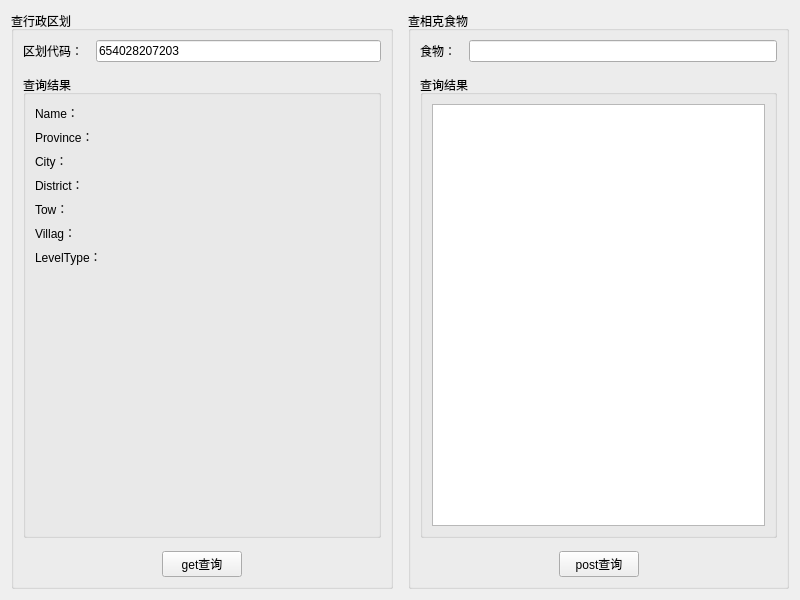
<?xml version="1.0" encoding="UTF-8"?>
<ui version="4.0">
 <class>Widget</class>
 <widget class="QWidget" name="Widget">
  <property name="geometry">
   <rect>
    <x>0</x>
    <y>0</y>
    <width>800</width>
    <height>600</height>
   </rect>
  </property>
  <property name="windowTitle">
   <string>Widget</string>
  </property>
  <layout class="QHBoxLayout" name="horizontalLayout_5">
   <property name="spacing">
    <number>15</number>
   </property>
   <item>
    <widget class="QGroupBox" name="groupBox_3">
     <property name="styleSheet">
      <string notr="true">font: 9pt &quot;黑体&quot;;</string>
     </property>
     <property name="title">
      <string>查行政区划</string>
     </property>
     <layout class="QVBoxLayout" name="verticalLayout">
      <property name="spacing">
       <number>13</number>
      </property>
      <item>
       <layout class="QHBoxLayout" name="horizontalLayout">
        <item>
         <widget class="QLabel" name="codeLab">
          <property name="text">
           <string>区划代码：</string>
          </property>
         </widget>
        </item>
        <item>
         <widget class="QLineEdit" name="code">
          <property name="text">
           <string>654028207203</string>
          </property>
         </widget>
        </item>
       </layout>
      </item>
      <item>
       <widget class="QGroupBox" name="groupBox">
        <property name="title">
         <string>查询结果</string>
        </property>
        <layout class="QFormLayout" name="formLayout">
         <item row="0" column="0">
          <widget class="QLabel" name="nameLab">
           <property name="text">
            <string>Name：</string>
           </property>
          </widget>
         </item>
         <item row="0" column="1">
          <widget class="QLabel" name="NameLabel">
           <property name="text">
            <string/>
           </property>
          </widget>
         </item>
         <item row="2" column="0">
          <widget class="QLabel" name="provinceLab">
           <property name="text">
            <string>Province：</string>
           </property>
          </widget>
         </item>
         <item row="2" column="1">
          <widget class="QLabel" name="ProvinceLabel">
           <property name="text">
            <string/>
           </property>
          </widget>
         </item>
         <item row="4" column="0">
          <widget class="QLabel" name="cityLab">
           <property name="text">
            <string>City：</string>
           </property>
          </widget>
         </item>
         <item row="4" column="1">
          <widget class="QLabel" name="CityLabel">
           <property name="text">
            <string/>
           </property>
          </widget>
         </item>
         <item row="6" column="0">
          <widget class="QLabel" name="districtLab">
           <property name="text">
            <string>District：</string>
           </property>
          </widget>
         </item>
         <item row="6" column="1">
          <widget class="QLabel" name="DistrictLabel">
           <property name="text">
            <string/>
           </property>
          </widget>
         </item>
         <item row="8" column="0">
          <widget class="QLabel" name="towLab">
           <property name="text">
            <string>Tow：</string>
           </property>
          </widget>
         </item>
         <item row="10" column="0">
          <widget class="QLabel" name="villagLab">
           <property name="text">
            <string>Villag：</string>
           </property>
          </widget>
         </item>
         <item row="8" column="1">
          <widget class="QLabel" name="TowLabel">
           <property name="text">
            <string/>
           </property>
          </widget>
         </item>
         <item row="10" column="1">
          <widget class="QLabel" name="VillagLabel">
           <property name="text">
            <string/>
           </property>
          </widget>
         </item>
         <item row="11" column="1">
          <widget class="QLabel" name="LevelTypeLabel">
           <property name="text">
            <string/>
           </property>
          </widget>
         </item>
         <item row="11" column="0">
          <widget class="QLabel" name="leveltypeLab">
           <property name="text">
            <string>LevelType：</string>
           </property>
          </widget>
         </item>
        </layout>
       </widget>
      </item>
      <item>
       <layout class="QHBoxLayout" name="horizontalLayout_2">
        <item>
         <spacer name="horizontalSpacer">
          <property name="orientation">
           <enum>Qt::Horizontal</enum>
          </property>
          <property name="sizeHint" stdset="0">
           <size>
            <width>40</width>
            <height>20</height>
           </size>
          </property>
         </spacer>
        </item>
        <item>
         <widget class="QPushButton" name="getBut">
          <property name="text">
           <string>get查询</string>
          </property>
         </widget>
        </item>
        <item>
         <spacer name="horizontalSpacer_2">
          <property name="orientation">
           <enum>Qt::Horizontal</enum>
          </property>
          <property name="sizeHint" stdset="0">
           <size>
            <width>40</width>
            <height>20</height>
           </size>
          </property>
         </spacer>
        </item>
       </layout>
      </item>
     </layout>
    </widget>
   </item>
   <item>
    <widget class="QGroupBox" name="groupBox_4">
     <property name="styleSheet">
      <string notr="true">font: 9pt &quot;黑体&quot;;</string>
     </property>
     <property name="title">
      <string>查相克食物</string>
     </property>
     <layout class="QVBoxLayout" name="verticalLayout_2">
      <property name="spacing">
       <number>13</number>
      </property>
      <item>
       <layout class="QHBoxLayout" name="horizontalLayout_3">
        <item>
         <widget class="QLabel" name="label">
          <property name="text">
           <string>食物：</string>
          </property>
         </widget>
        </item>
        <item>
         <widget class="QLineEdit" name="foodLineEdit"/>
        </item>
       </layout>
      </item>
      <item>
       <widget class="QGroupBox" name="groupBox_2">
        <property name="title">
         <string>查询结果</string>
        </property>
        <layout class="QGridLayout" name="gridLayout">
         <item row="0" column="0">
          <widget class="QTextBrowser" name="textBrowser"/>
         </item>
        </layout>
       </widget>
      </item>
      <item>
       <layout class="QHBoxLayout" name="horizontalLayout_4">
        <item>
         <spacer name="horizontalSpacer_3">
          <property name="orientation">
           <enum>Qt::Horizontal</enum>
          </property>
          <property name="sizeHint" stdset="0">
           <size>
            <width>40</width>
            <height>20</height>
           </size>
          </property>
         </spacer>
        </item>
        <item>
         <widget class="QPushButton" name="postBut">
          <property name="text">
           <string>post查询</string>
          </property>
         </widget>
        </item>
        <item>
         <spacer name="horizontalSpacer_4">
          <property name="orientation">
           <enum>Qt::Horizontal</enum>
          </property>
          <property name="sizeHint" stdset="0">
           <size>
            <width>40</width>
            <height>20</height>
           </size>
          </property>
         </spacer>
        </item>
       </layout>
      </item>
     </layout>
    </widget>
   </item>
  </layout>
 </widget>
 <resources/>
 <connections/>
</ui>
